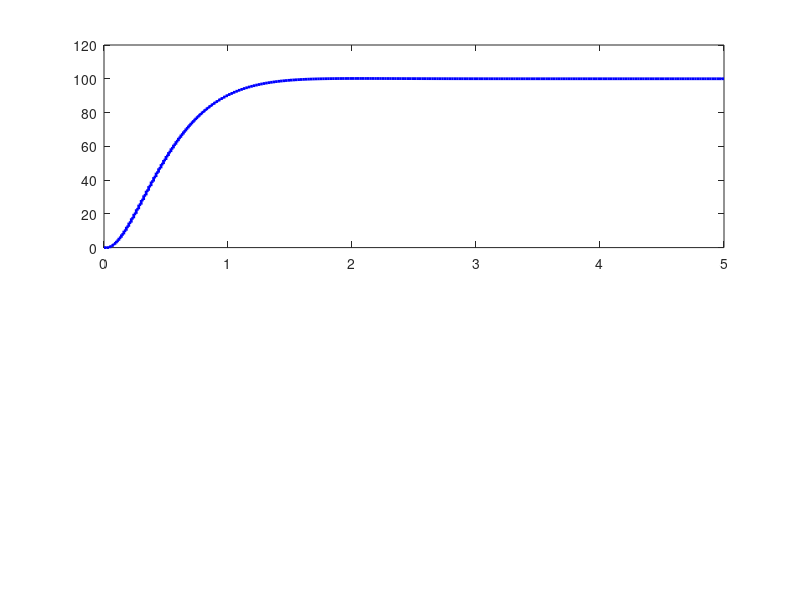

The MATLAB source for this figure: (Note: this script raises an error after producing the figure.)
% LQR & DLQR PID Optimization for DC Motor
clear; clc; close all;

%% 1. Parametry (Dostosowane do Twojego silnika: 10V -> ~227 rad/s)
Ts = 0.020;         % Sampling time [s]
k_fi = 0.004916;    % Motor constant
b = 0.00000869;     % Friction
R = 7.5;            % Resistance
tau = 7.2925;       % Time constant
L = 0.0001;
m_car = 0.5;        
m_wheel = 0.05;     
r_wheel = 0.032;    

% Moment bezwładności
J = (0.5 * m_wheel * r_wheel^2) + (m_car * r_wheel^2);

% Model ciągły silnika [omega; i]
Am = [-b/J, k_fi/J; -k_fi/L, -R/L];
Bm = [0; 1/L];

% Wagi LQR
Q = diag([100, 10, 0.1]); % [całka błędu, prędkość, prąd]
R_weight = 1;

%% 2. Projekt sterownika dyskretnego (DLQR)
sys_m = ss(Am, Bm, [1, 0], 0);
sys_md = c2d(sys_m, Ts, 'zoh');
Ad = sys_md.A;
Bd = sys_md.B;

% Rozszerzenie o integrator: [int_e; omega; i]
% int_e(k) = int_e(k-1) + Ts*(w_set - omega(k))
A_aug = [1, -Ts, 0; 
         0, Ad(1,1), Ad(1,2);
         0, Ad(2,1), Ad(2,2)];
B_aug = [0; Bd];
B_ref = [Ts; 0; 0]; % Wejście wartości zadanej (Setpoint)

Kd_lqr = dlqr(A_aug, B_aug, Q, R_weight);

% Mapowanie na PID (dla sprawozdania)
Ki = -Kd_lqr(1);
Kp = Kd_lqr(2) + (Kd_lqr(3)*b/k_fi); 
Kd = Kd_lqr(3)*J/k_fi;

fprintf('--- Nastawy PID z DLQR (Ts = %d ms) ---\n', Ts*1000);
fprintf('Kp = %.4f\n', Kp);
fprintf('Ki = %.4f\n', Ki);
fprintf('Kd = %.4f\n\n', Kd);

%% 3. Symulacja zamkniętego układu
setpoint = 100; % Wartość zadana [rad/s]
t_final = 5;
t = 0:Ts:t_final;

% Budujemy system, który ma dwa wyjścia: [prędkość; napięcie]
% y1 = omega = [0 1 0] * x
% y2 = u = -K * x
C_cl = [0, 1, 0; -Kd_lqr];
D_cl = [0; 0];
sys_cl = ss(A_aug - B_aug*Kd_lqr, B_ref, C_cl, D_cl, Ts);

[y_sim, t_out] = step(setpoint * sys_cl, t_final);

% Rozdzielenie wyników
v_actual = y_sim(:,1);
u_control = y_sim(:,2);

%% 4. Wykresy
figure('Color', 'w', 'Name', 'Symulacja DLQR');

subplot(2,1,1);
stairs(t_out, v_actual, 'b', 'LineWidth', 2); hold on;
yline(setpoint, 'r--', 'Setpoint');
grid on;
title(['Odpowiedź skokowa: ', num2str(setpoint), ' rad/s']);
ylabel('Prędkość [rad/s]');

subplot(2,1,2);
stairs(t_out, u_control, 'r', 'LineWidth', 1.5); hold on;
yline(12, 'k:', 'Limit +12V');
yline(-12, 'k:', 'Limit -12V');
grid on;
title('Sygnał sterujący (Napięcie)');
ylabel('Napięcie [V]');
xlabel('Czas [s]');
